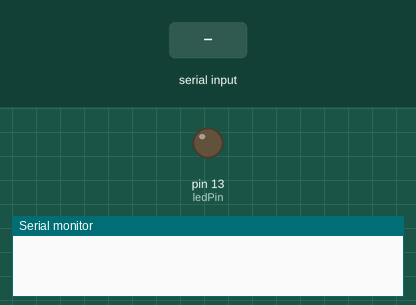
A sketch run on a simulated Arduino Uno, built with avr-gcc and run on an emulated ATmega328P. Parts: output pins drawn as LEDs (lit = HIGH), the last lines printed to the serial monitor. The inputs (shaded band) are chosen by the test bench.

Above: at 1.2 s.
1.3 s: "1" received over the second serial link
At 2.3 s:
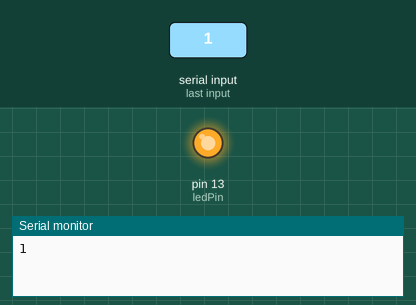
2.8 s: "0" received over the second serial link
At 3.5 s:
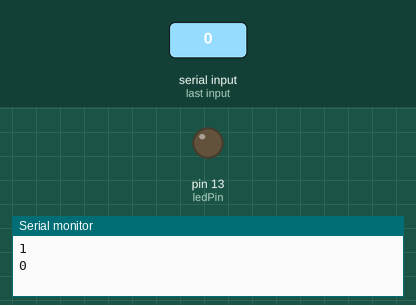
Timing chart, 0 to 5.8 s (numbered marks = the images above; inputs shaded):
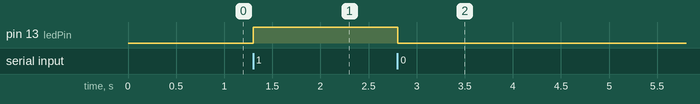

The sketch:

Blue_LED.ino
```cpp
#include<SoftwareSerial.h>

#define D2 2
#define D3 3

SoftwareSerial mySerial =  SoftwareSerial(D2, D3);
const int ledPin = 13;

void setup()
{
  // put your setup code here, to run once:
Serial.begin(9600); // Sets up Serial Monitor for debugging
pinMode(ledPin, OUTPUT); // sets LED as Output
mySerial.begin(9600); // Sets BT serial mode
}

void loop()
{
if(mySerial.available()>0)
{
char data= mySerial.read(); // reads data from BT serial
switch(data)
{
case '1': digitalWrite(13, HIGH);break; // when 1 is sent, turn on LED
case '0': digitalWrite(13, LOW);break; // when 0 is sent, turn off LED
default : break;
}
Serial.println(data); // Print to serial monitor
}
delay(50); // delay between cycles
}
```

Measured:
- after the input at 1.3 s, pin 13 (ledPin): LOW → HIGH at once
- after the input at 2.8 s, pin 13 (ledPin): HIGH → LOW at once
